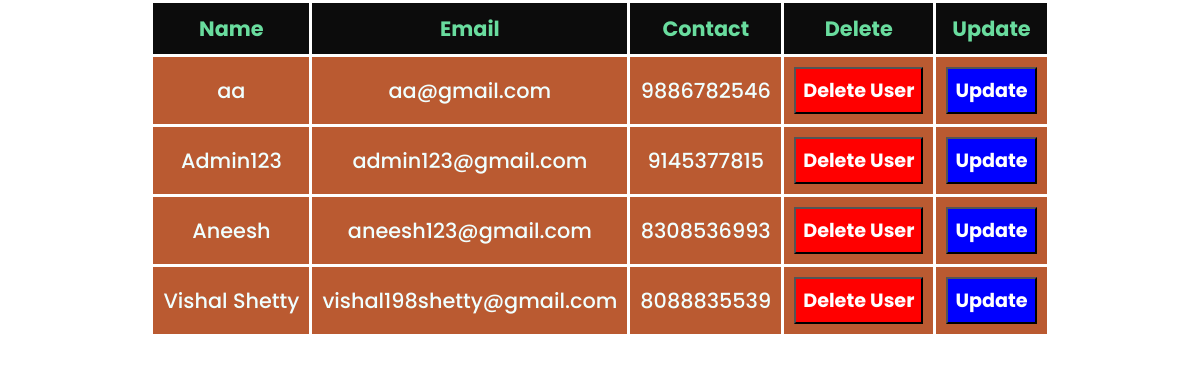
/superadminAdminUsers.php (signed in), run on the app's committed database.
### tables this page shows
CREATE TABLE `employee` (
  `email` varchar(200) NOT NULL,
  `name` text NOT NULL,
  `password` varchar(200) NOT NULL,
  `contact` bigint(10) NOT NULL
);

### superadminAdminUsers.php (the view, shortened to what this page needs)
<?php
include "connection.php";
?>
<!DOCTYPE html>
<html lang="en">
<head>
    <link rel="stylesheet" href="index.css">
</head>
<body>
    <?php
if( $_SESSION['status'] == 'superadmin')
{
echo "
    <table>
        <tr>
        <th>Name</th><th>Email</th><th>Contact</th><th>Delete</th><th>Update</th></tr>";
    $query3="Select * from employee";
    $res=$con->query($query3);
    if($res->num_rows>=1)
    {
        foreach ($res as $key) {
    echo "
    <tr>
        <td>{$key['name']}</td>
        <td>{$key['email']}</td>
        <td>{$key['contact']}</td>
    <td>
    <form method='post' onsubmit='return confirmsubmission();'>
    <input name='emailToDelete'  type='hidden' value='{$key['email']}'>
    <button class='dlt' name='dltbtn' type='submit'>Delete User</button>
    </form></td>
    <td>
    <form method='post' action='' >
    <input name='adminemailToUpdate'  type='hidden' value='{$key['email']}'>
    <button class='dlt' name='updadminbtn' type='submit' style='background-color:blue;'>Update</button>
    </form>
    </td>
    </tr>";
    }
}
    }
    else{
        echo "<script>alert('You are not permitted to view this');
        window.location.href='index.php'</script>";
    }
?>
    </table>
</body>
</html>

### index.css (style rules this page uses)
* { margin:0;padding:0; box-sizing: border-box; font-family: "Poppins", sans-serif; }
body { background-image: url("bg2.jpg"); overflow-x: hidden; background-size: cover; }

### superadminAdminUsers.php (style rules this page uses)
table { margin: auto; font-size: 1.3rem; }
table,th,td { border: 3.3px solid white; border-collapse: collapse; }
td,th { padding: 10px; text-align: center; }
th { background-color: #0C0C0C; color: #69DC9E; }
td { background-color: #BA5A31; color: azure; font-weight: 500; }
.dlt { color: white; background-color: red; padding: 7px; height: 100%; font-weight: bold; font-size: 1.2rem; }

### data on the page
employee: name "aa", email "aa@gmail.com", contact "9886782546"
employee: name "Admin123", email "admin123@gmail.com", contact "9145377815"
employee: name "Aneesh", email "aneesh123@gmail.com", contact "8308536993"
employee: name "Vishal Shetty", email "vishal198shetty@gmail.com", contact "8088835539"
